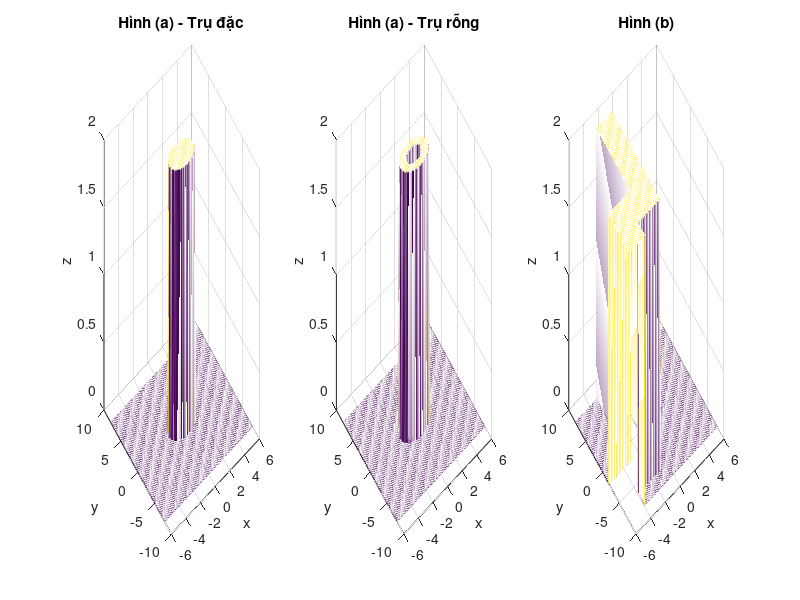

Write MATLAB code to recreate this figure.
dx = 0.1; dy = 0.1;
x = -6 : dx : 6;
y = -8 : dy : 8;
H = 2;

[X, Y] = meshgrid(x, y);
[theta, r] = cart2pol(X, Y);

Z_a1 = zeros(size(Y)); 
Z_a2 = zeros(size(Y));
Z_a1(r <= 1.6) = H;
Z_a2(r >= 1 & r <= 1.8) = H;

Z_b = zeros(size(X));
box1 = (X >= -6 & X <= -4) & (Y >= -8 & Y <= -2);
box2 = (X >= -4 & X <= -1) & (Y >= -6 & Y <= -2);
box3 = (X >= -3 & X <= -1) & (Y >= -6 & Y <= 8);
Z_b(box1 | box2 | box3) = H;

subplot(1, 3, 1);
mesh(X, Y, Z_a1);
title('Hình (a) - Trụ đặc');
xlabel('x'); ylabel('y'); zlabel('z');

subplot(1, 3, 2);
mesh(X, Y, Z_a2);
title('Hình (a) - Trụ rỗng');
xlabel('x'); ylabel('y'); zlabel('z');

subplot(1, 3, 3);
mesh(X, Y, Z_b); 
title('Hình (b)');
xlabel('x'); ylabel('y'); zlabel('z');
